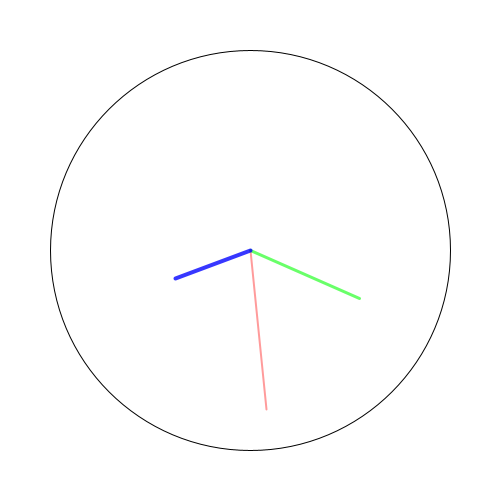
Frame 1 (no input)
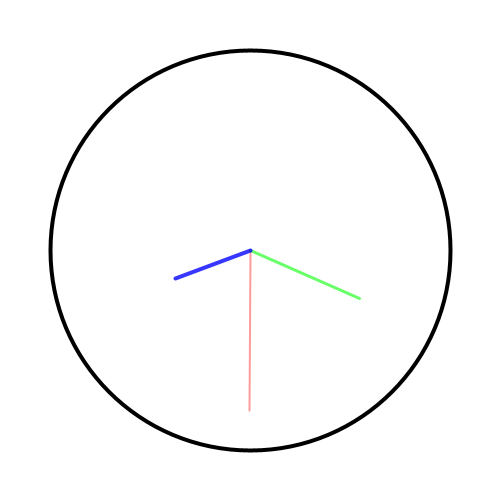
Frame 60 (the mouse pressed at the canvas centre just before this capture)
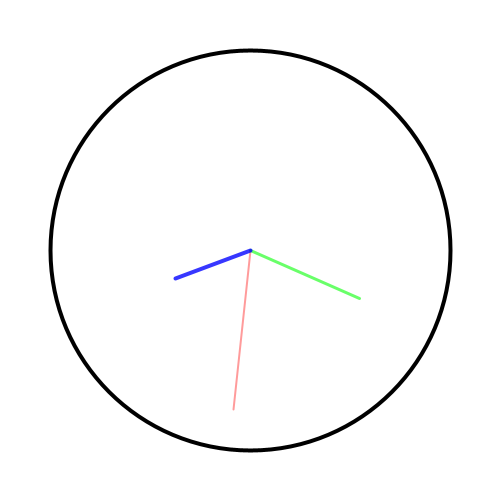
Frame 120 (the mouse held since frame 60 and released just before this capture)

The Processing sketch that drew these frames (run headless with seeded random() and noise(); from frame 60 on, the mouse is pressed at the canvas centre):

// Processing sketch: tutorial5_number5
// ── tutorial5_number5.pde
void setup(){
  size(500,500);
  smooth(8);
}

void draw(){
  background(255);
  int sec = second();
  int min = minute();
  int hr = hour();
  
  int centerX = width/2;
  int centerY = height/2;
  int r = 200;
 
  stroke(0.5);
  ellipseMode(RADIUS);
  ellipse(centerX, centerY, r, r);
  
  float sTeta = TWO_PI / 60 * sec;
  float mTeta = TWO_PI / 60 * min;
  float hTeta = TWO_PI / 12 * (hr % 12) + TWO_PI / 720 * min;
  
  stroke(255, 0, 0, 100);
  strokeWeight(2);
  line(centerX, centerY, centerX + r*0.8 *sin(sTeta), centerY - r*0.8 * cos(sTeta));
  
  stroke(0, 255, 0, 150);
  strokeWeight(3);
  line(centerX, centerY, centerX + r*0.6*sin(mTeta), centerY - r*0.6 * cos(mTeta));
  
  stroke(0, 0, 255, 200);
  strokeWeight(4);
  line(centerX, centerY, centerX + r*0.4*sin(hTeta), centerY - r*0.4 * cos(hTeta));
}
